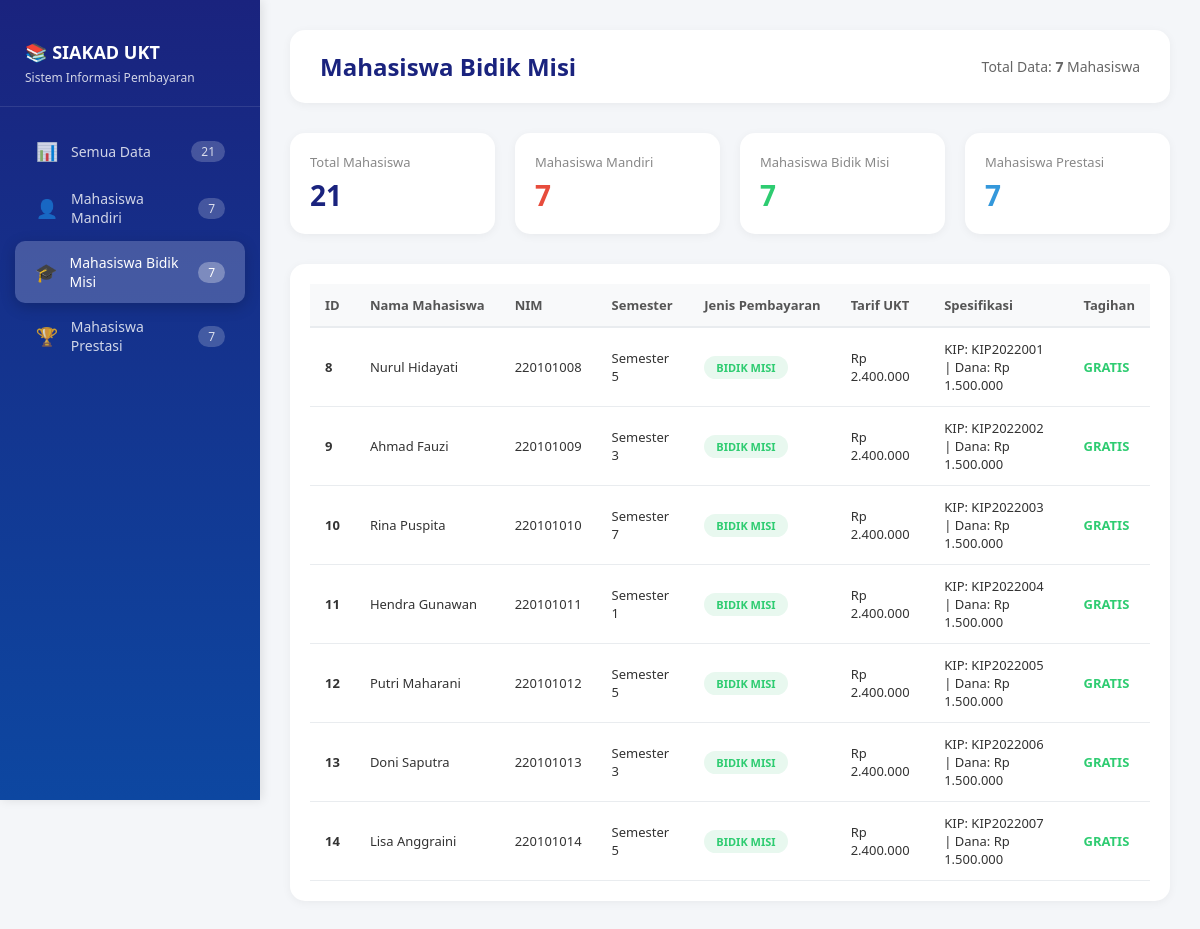
The page /?menu=bidikmisi on the database its author committed.
### tables this page shows
CREATE TABLE `tabel_mahasiswa` (
  `id_mahasiswa` int NOT NULL,
  `nama_mahasiswa` varchar(100) NOT NULL,
  `nim` varchar(20) NOT NULL,
  `semester` int NOT NULL,
  `tarif_ukt_nominal` decimal(15,2) NOT NULL,
  `jenis_pembayaran` enum('Mandiri','Bidik Misi','Prestasi') NOT NULL,
  `golongan_ukt` varchar(10) DEFAULT NULL,
  `nama_wali` varchar(100) DEFAULT NULL,
  `nomor_kip_kuliah` varchar(50) DEFAULT NULL,
  `dana_saku_subsidi` decimal(15,2) DEFAULT NULL,
  `nama_instansi_beasiswa` varchar(100) DEFAULT NULL,
  `minimal_ukt_bersyarat` decimal(15,2) DEFAULT NULL
);

### koneksi.php (called while the page is built, shortened)
<?php
class Database {
    private $host = 'localhost';
    private $username = 'root';
    private $password = '';
    private $database = 'db_uas_pbo_trpl1a_hazelransykrishna';
    private $connection;
    private function connect() {
        $this->connection = new mysqli($this->host, $this->username, $this->password, $this->database);
        $this->connection->set_charset("utf8");
    }
    public function prepare($sql) {
        return $this->connection->prepare($sql);
    }
}
$db = new Database();
?>

### MahasiswaBidikmisi.php (called while the page is built, shortened)
<?php
class MahasiswaBidikmisi extends Mahasiswa {
    public function hitungTagihanSemester() {
        return 0;
    }
}
?>

### index.php (the view, shortened to what this page needs)
<?php
require_once 'koneksi.php';
require_once 'MahasiswaBidikmisi.php';
require_once 'MahasiswaPrestasi.php';
$conn = $db->getConnection();
$menu = isset($_GET['menu']) ? $_GET['menu'] : 'semua';
function getDataMahasiswa($db, $conn, $jenis = null) {
    if ($jenis === null) {
        $query = "SELECT * FROM tabel_mahasiswa ORDER BY id_mahasiswa";
        $result = $db->query($query);
    } else {
        $query = "SELECT * FROM tabel_mahasiswa WHERE jenis_pembayaran = ? ORDER BY id_mahasiswa";
        $stmt = $db->prepare($query);
        $stmt->bind_param("s", $jenis);
        $stmt->execute();
        $result = $stmt->get_result();
    }
    $data = [];
    if ($result) {
        while ($row = $result->fetch_assoc()) {
            $data[] = $row;
        }
    }
    return $data;
}
function createMahasiswaObject($data, $conn) {
    $jenis = $data['jenis_pembayaran'];
    switch ($jenis) {
        case 'Bidik Misi':
            return new MahasiswaBidikmisi(
                $data['id_mahasiswa'],
                $data['nama_mahasiswa'],
                $data['nim'],
                $data['semester'],
                $data['tarif_ukt_nominal'],
                $data['nomor_kip_kuliah'],
                $data['dana_saku_subsidi'],
                $conn
            );
    }
}
if ($menu == 'mandiri') {
    $dataMahasiswa = getDataMahasiswa($db, $conn, 'Mandiri');
    $title = 'Mahasiswa Mandiri';
} elseif ($menu == 'bidikmisi') {
    $dataMahasiswa = getDataMahasiswa($db, $conn, 'Bidik Misi');
    $title = 'Mahasiswa Bidik Misi';
} elseif ($menu == 'prestasi') {
    $dataMahasiswa = getDataMahasiswa($db, $conn, 'Prestasi');
    $title = 'Mahasiswa Prestasi';
} else {
    $dataMahasiswa = getDataMahasiswa($db, $conn);
    $title = 'Semua Data Mahasiswa';
}
$totalMandiri = count(getDataMahasiswa($db, $conn, 'Mandiri'));
$totalBidikMisi = count(getDataMahasiswa($db, $conn, 'Bidik Misi'));
$totalPrestasi = count(getDataMahasiswa($db, $conn, 'Prestasi'));
$totalSemua = $totalMandiri + $totalBidikMisi + $totalPrestasi;
?>
<!DOCTYPE html>
<html lang="id">
<head>
</head>
<body>
    <div class="sidebar">
        <div class="sidebar-header">
            <h2>📚 SIAKAD UKT</h2>
            <p>Sistem Informasi Pembayaran</p>
        </div>
        <ul class="sidebar-menu">
            <li>
                <a href="?menu=semua" class="<?= $menu == 'semua' ? 'active' : '' ?>">
                    <span class="icon">📊</span>
                    Semua Data
                    <span class="badge"><?= $totalSemua ?></span>
                </a>
            </li>
            <li>
                <a href="?menu=mandiri" class="<?= $menu == 'mandiri' ? 'active' : '' ?>">
                    <span class="icon">👤</span>
                    Mahasiswa Mandiri
                    <span class="badge"><?= $totalMandiri ?></span>
                </a>
            </li>
            <li>
                <a href="?menu=bidikmisi" class="<?= $menu == 'bidikmisi' ? 'active' : '' ?>">
                    <span class="icon">🎓</span>
                    Mahasiswa Bidik Misi
                    <span class="badge"><?= $totalBidikMisi ?></span>
                </a>
            </li>
            <li>
                <a href="?menu=prestasi" class="<?= $menu == 'prestasi' ? 'active' : '' ?>">
                    <span class="icon">🏆</span>
                    Mahasiswa Prestasi
                    <span class="badge"><?= $totalPrestasi ?></span>
                </a>
            </li>
        </ul>
    </div>
    <div class="main-content">
        <div class="header">
            <h1><?= $title ?></h1>
            <div class="info">
                Total Data: <strong><?= count($dataMahasiswa) ?></strong> Mahasiswa
            </div>
        </div>
        <div class="stats">
            <div class="stat-card">
                <div class="stat-title">Total Mahasiswa</div>
                <div class="stat-number semua"><?= $totalSemua ?></div>
            </div>
            <div class="stat-card">
                <div class="stat-title">Mahasiswa Mandiri</div>
                <div class="stat-number mandiri"><?= $totalMandiri ?></div>
            </div>
            <div class="stat-card">
                <div class="stat-title">Mahasiswa Bidik Misi</div>
                <div class="stat-number bidikmisi"><?= $totalBidikMisi ?></div>
            </div>
            <div class="stat-card">
                <div class="stat-title">Mahasiswa Prestasi</div>
                <div class="stat-number prestasi"><?= $totalPrestasi ?></div>
            </div>
        </div>
        <div class="table-container">
            <?php if (count($dataMahasiswa) > 0): ?>
            <table>
                <thead>
                    <tr>
                        <th>ID</th>
                        <th>Nama Mahasiswa</th>
                        <th>NIM</th>
                        <th>Semester</th>
                        <th>Jenis Pembayaran</th>
                        <th>Tarif UKT</th>
                        <th>Spesifikasi</th>
                        <th>Tagihan</th>
                    </tr>
                </thead>
                <tbody>
                    <?php foreach ($dataMahasiswa as $data):
                        $obj = createMahasiswaObject($data, $conn);
                        $tagihan = $obj ? $obj->hitungTagihanSemester() : 0;
                        $spesifikasi = '-';
                        if ($data['jenis_pembayaran'] == 'Mandiri') {
                            $spesifikasi = 'Gol: ' . $data['golongan_ukt'] . ' | Wali: ' . $data['nama_wali'];
                        } elseif ($data['jenis_pembayaran'] == 'Bidik Misi') {
                            $spesifikasi = 'KIP: ' . $data['nomor_kip_kuliah'] . ' | Dana: Rp ' . number_format($data['dana_saku_subsidi'], 0, ',', '.');
                        } elseif ($data['jenis_pembayaran'] == 'Prestasi') {
                            $spesifikasi = $data['nama_instansi_beasiswa'] . ' | Minimal: Rp ' . number_format($data['minimal_ukt_bersyarat'], 0, ',', '.');
                        }
                        $badgeClass = '';
                        if ($data['jenis_pembayaran'] == 'Mandiri') {
                            $badgeClass = 'badge-mandiri';
                        } elseif ($data['jenis_pembayaran'] == 'Bidik Misi') {
                            $badgeClass = 'badge-bidikmisi';
                        } elseif ($data['jenis_pembayaran'] == 'Prestasi') {
                            $badgeClass = 'badge-prestasi';
                        }
                    ?>
                    <tr>
                        <td><strong><?= $data['id_mahasiswa'] ?></strong></td>
                        <td><?= htmlspecialchars($data['nama_mahasiswa']) ?></td>
                        <td><?= htmlspecialchars($data['nim']) ?></td>
                        <td>Semester <?= $data['semester'] ?></td>
                        <td>
                            <span class="badge-status <?= $badgeClass ?>">
                                <?= $data['jenis_pembayaran'] ?>
                            </span>
                        </td>
                        <td>Rp <?= number_format($data['tarif_ukt_nominal'], 0, ',', '.') ?></td>
                        <td><?= htmlspecialchars($spesifikasi) ?></td>
                        <td>
                            <?php if ($tagihan == 0): ?>
                                <span class="tagihan-gratis">GRATIS</span>
                            <?php else: ?>
                                <span class="tagihan">Rp <?= number_format($tagihan, 0, ',', '.') ?></span>
                            <?php endif; ?>
                        </td>
                    </tr>
                    <?php endforeach; ?>
                </tbody>
            </table>
            <?php else: ?>
                <div class="no-data">
                    <p>📭 Belum ada data mahasiswa untuk kategori ini.</p>
                </div>
            <?php endif; ?>
        </div>
    </div>
</body>
</html>

### index.php (style rules this page uses)
* { margin: 0; padding: 0; box-sizing: border-box; }
body { font-family: 'Segoe UI', Tahoma, Geneva, Verdana, sans-serif; background: #f4f6f9; display: flex; min-height: 100vh; }
.sidebar { width: 260px; background: linear-gradient(180deg, #1a237e 0%, #0d47a1 100%); color: white; padding: 20px 0; position: fixed; height: 100vh; overflow-y: auto; box-shadow: 2px 0 10px rgba(0,0,0,0.1); z-index: 1000; }
.sidebar-header { padding: 20px 25px; border-bottom: 1px solid rgba(255,255,255,0.1); margin-bottom: 20px; }
.sidebar-header h2 { font-size: 18px; font-weight: 700; margin-bottom: 5px; display: flex; align-items: center; gap: 10px; }
.sidebar-header p { font-size: 12px; opacity: 0.8; }
.sidebar-menu { list-style: none; padding: 0; }
.sidebar-menu li { margin: 2px 15px; }
.sidebar-menu li a { display: flex; align-items: center; padding: 12px 20px; color: rgba(255,255,255,0.8); text-decoration: none; border-radius: 10px; transition: all 0.3s; font-size: 14px; font-weight: 500; }
.sidebar-menu li a.active { background: rgba(255,255,255,0.2); color: white; box-shadow: 0 4px 15px rgba(0,0,0,0.2); }
.sidebar-menu li a .icon { margin-right: 12px; font-size: 18px; width: 24px; text-align: center; }
.sidebar-menu li a .badge { margin-left: auto; background: rgba(255,255,255,0.2); padding: 2px 10px; border-radius: 20px; font-size: 12px; }
.sidebar-menu li a.active .badge { background: rgba(255,255,255,0.3); }
.main-content { margin-left: 260px; padding: 30px; width: 100%; }
.header { display: flex; justify-content: space-between; align-items: center; margin-bottom: 30px; background: white; padding: 20px 30px; border-radius: 15px; box-shadow: 0 2px 10px rgba(0,0,0,0.05); }
.header h1 { font-size: 24px; color: #1a237e; font-weight: 700; }
.header .info { color: #666; font-size: 14px; }
.stats { display: grid; grid-template-columns: repeat(4, 1fr); gap: 20px; margin-bottom: 30px; }
.stat-card { background: white; padding: 20px; border-radius: 15px; box-shadow: 0 2px 10px rgba(0,0,0,0.05); transition: transform 0.3s; }
.stat-card .stat-title { font-size: 13px; color: #888; font-weight: 500; margin-bottom: 5px; }
.stat-card .stat-number { font-size: 28px; font-weight: 700; color: #1a237e; }
.stat-card .stat-number.mandiri { color: #e74c3c; }
.stat-card .stat-number.bidikmisi { color: #2ecc71; }
.stat-card .stat-number.prestasi { color: #3498db; }
.stat-card .stat-number.semua { color: #1a237e; }
.table-container { background: white; border-radius: 15px; padding: 20px; box-shadow: 0 2px 10px rgba(0,0,0,0.05); overflow-x: auto; }
table { width: 100%; border-collapse: collapse; }
table thead { background: #f8f9fa; }
table th { padding: 12px 15px; text-align: left; font-size: 13px; font-weight: 600; color: #555; border-bottom: 2px solid #e9ecef; white-space: nowrap; }
table td { padding: 12px 15px; border-bottom: 1px solid #e9ecef; font-size: 13px; color: #333; }
.badge-status { display: inline-block; padding: 4px 12px; border-radius: 20px; font-size: 11px; font-weight: 600; text-transform: uppercase; }
.badge-bidikmisi { background: #e8f8ef; color: #2ecc71; }
.tagihan-gratis { color: #2ecc71; font-weight: 700; }

### rows shown on the page
tabel_mahasiswa: id_mahasiswa "8", nama_mahasiswa "Nurul Hidayati", nim "220101008", semester "5", jenis_pembayaran "BIDIK MISI", tarif_ukt_nominal "2.400.000", spesifikasi "KIP: KIP2022001 | Dana: Rp 1.500.000"
tabel_mahasiswa: id_mahasiswa "9", nama_mahasiswa "Ahmad Fauzi", nim "220101009", semester "3", jenis_pembayaran "BIDIK MISI", tarif_ukt_nominal "2.400.000", spesifikasi "KIP: KIP2022002 | Dana: Rp 1.500.000"
tabel_mahasiswa: id_mahasiswa "10", nama_mahasiswa "Rina Puspita", nim "220101010", semester "7", jenis_pembayaran "BIDIK MISI", tarif_ukt_nominal "2.400.000", spesifikasi "KIP: KIP2022003 | Dana: Rp 1.500.000"
tabel_mahasiswa: id_mahasiswa "11", nama_mahasiswa "Hendra Gunawan", nim "220101011", semester "1", jenis_pembayaran "BIDIK MISI", tarif_ukt_nominal "2.400.000", spesifikasi "KIP: KIP2022004 | Dana: Rp 1.500.000"
tabel_mahasiswa: id_mahasiswa "12", nama_mahasiswa "Putri Maharani", nim "220101012", semester "5", jenis_pembayaran "BIDIK MISI", tarif_ukt_nominal "2.400.000", spesifikasi "KIP: KIP2022005 | Dana: Rp 1.500.000"
tabel_mahasiswa: id_mahasiswa "13", nama_mahasiswa "Doni Saputra", nim "220101013", semester "3", jenis_pembayaran "BIDIK MISI", tarif_ukt_nominal "2.400.000", spesifikasi "KIP: KIP2022006 | Dana: Rp 1.500.000"
tabel_mahasiswa: id_mahasiswa "14", nama_mahasiswa "Lisa Anggraini", nim "220101014", semester "5", jenis_pembayaran "BIDIK MISI", tarif_ukt_nominal "2.400.000", spesifikasi "KIP: KIP2022007 | Dana: Rp 1.500.000"

### other values the page prints
$totalSemua "21"
$totalMandiri "7"
$totalBidikMisi "7"
$totalPrestasi "7"
$title "Mahasiswa Bidik Misi"
count($dataMahasiswa) "7"
